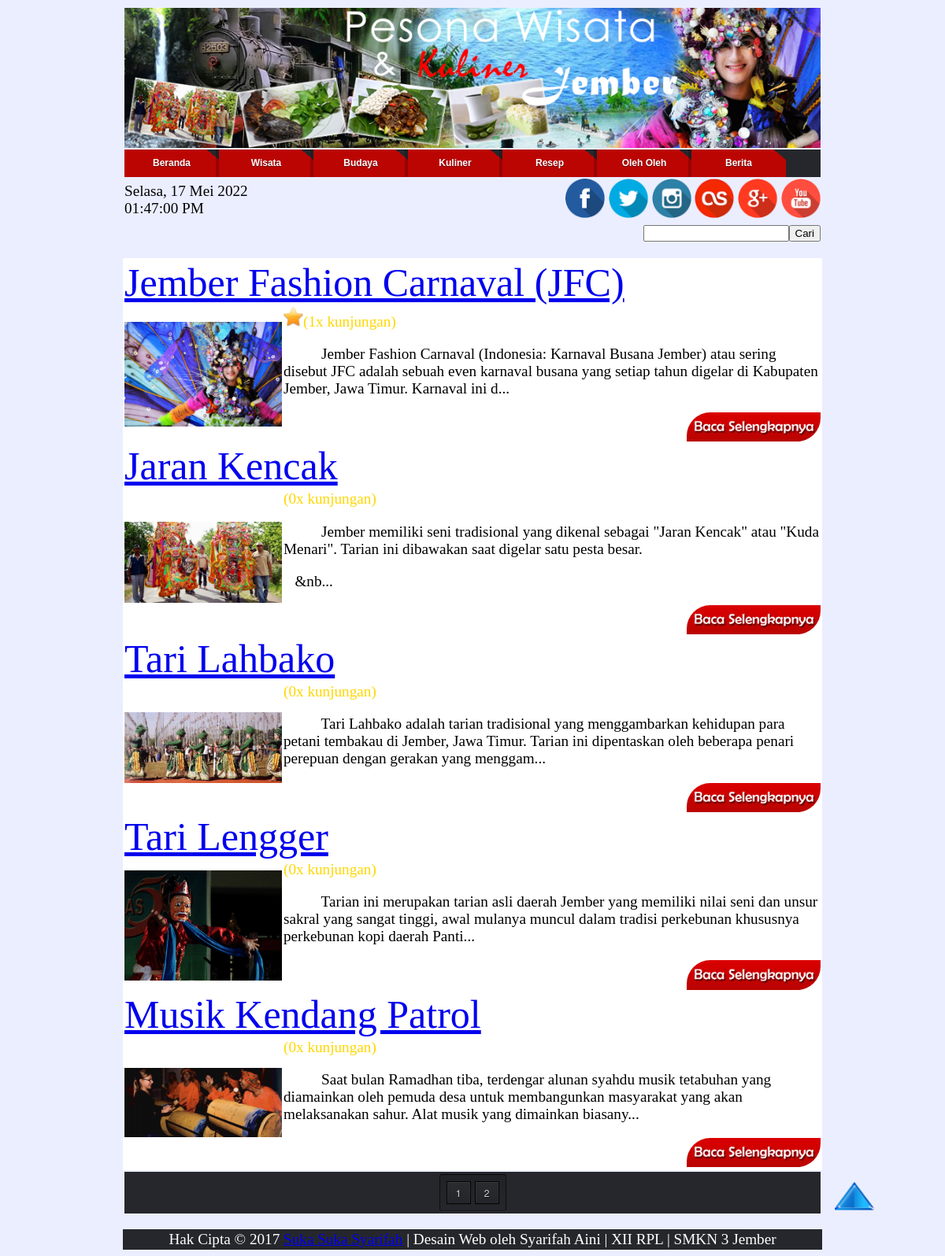
Screenshot of /budaya.php with the database file from the repository.
### tables this page shows
CREATE TABLE IF NOT EXISTS `berita` (
  `id_berita` int(11) NOT NULL AUTO_INCREMENT,
  `judul` varchar(40) NOT NULL,
  `tgl_buat` date DEFAULT NULL,
  `tgl_update` date NOT NULL,
  `gambar` varchar(100) NOT NULL,
  `isi` text NOT NULL,
  `kategori` varchar(15) NOT NULL,
  `kunjungan` int(11) NOT NULL,
  PRIMARY KEY (`id_berita`)
);

### budaya.php (the view, shortened to what this page needs)
<html>
<body>
<?php
include "admin/menu.php";
?>
<center>
<table border="0">
	<tr><td colspan="2" align="right"><form method="get" action="pencarianbudaya.php"><input type="text" name="cari_teks" value="<?php echo $_GET[cari_teks];?>"><input type="submit" name="cari" value="Cari" ></form></td></tr>
</table>
<table border="0" width="1000" bgcolor="white">
<?php
	$per_page = 5;
	$page_query = mysql_query("SELECT COUNT(*) FROM berita where kategori='budaya'");
	$pages = ceil(mysql_result($page_query, 0) / $per_page);
	$page = (isset($_GET['page'])) ? (int)$_GET['page'] : 1;
	$start = ($page - 1) * $per_page;
	$query="select id_berita,judul,tgl_buat,tgl_update,gambar,isi,kategori,kunjungan from berita where kategori='budaya' order by kunjungan DESC limit $start, $per_page";
	$sql=mysql_query($query);
	while($hasil=mysql_fetch_array($sql)){
		$id=$hasil['id_berita'];
		$judul=$hasil['judul'];
		$gambar=$hasil['gambar'];
		$isi=$hasil['isi'];
		$kunjungan=$hasil['kunjungan'];
		echo'<tr><td colspan="2"><div class="teks"><a href="isiberita.php?id='.$id.'" id="warna-tulisan">'.$judul.'</a></div></td></tr>
<tr><td width="200"><center><img src="images/'.$gambar.'" title="'.$gambar.'" alt="'.$gambar.'"></td><td>';
		include "kunjungan.php";
		echo substr($isi,0,250).'...<p align="right"><a href="isiberita.php?id='.$id.'"><img src="images/Baca Selengkapnya.jpg" class="mode7" height="25%" width="25%" alt="Baca Selengkapnya"></a></p></td></tr>';
	}
	echo'<tr><td colspan="2"></td></tr></table>';
?>
<table border="0"><tr><td>
<section class="container">
    <nav class="pagination">
<?php
		if($pages >= 1 && $page <= $pages){
			for($x=1; $x<=$pages; $x++){
				echo ($x == $page) ? '<a href="?page='.$x.'"><span>'.$x.'</span></a></b> ' : '<a href="?page='.$x.'">'.$x.'</a> ';
			}
		}
?>
    </nav>
    </section>
</td></tr>
</table>
    <?php
	include 'admin/footer.php';
	?>
</body>
</html>

### admin/menu.php (shortened to what this page needs)
<html><head><title>JEMBER</title>
</head>
<body>
<center>
<table border="0" width="1000">
<tr><td colspan="2"><img src="images/Header Pesona Wisata Kuliner Jember.png" id="up" class="main" width="1000" alt="Header Pesona Wisata Kuliner Jember"></td></tr>
<tr><td colspan="2">
<div class="container">
<ul id="tabs">
    <li><a href="index.php" title="Beranda">Beranda</a></li>
    <li><a href="wisata.php" title="Wisata">Wisata</a></li>
    <li><a href="budaya.php" title="Budaya">Budaya</a></li>
    <li><a href="kuliner.php" title="Kuliner">Kuliner</a></li>
    <li><a href="resep.php" title="Resep">Resep</a></li>
    <li><a href="oleholeh.php" title="Oleh-Oleh">Oleh&nbsp;Oleh</a></li>
    <li><a href="berita.php" title="Berita">Berita</a></li>
</ul>
</div>
</td></tr>
<tr><td align="left"><div id="clock"></div></td><td align="right">
<a href="https://facebook.com/syarifah.aini.pelajar.Indonesia" title="Facebook"><img src="images/Logo Facebook.png" height="50" alt="facebook"></a>
<a href="https://twitter.com/syarifah_aini98" title="Twitter"><img src="images/Logo Twitter.png" height="50" alt="twitter"></a>
<a href="https://www.instagram.com/genius_unlimited/" title="Instagram"><img src="images/Logo Instagram.png" height="50" alt="instagram"></a>
<a href="http://ask.fm/Syarifah_Aini98/" title="Ask.Fm"><img src="images/Logo AskFm.png" height="50" alt="askfm"></a>
<a href="https://plus.google.com/u/0/101810821203860060479" title="Google+"><img src="images/Logo Google.png" height="50" alt="google"></a>
<a href="https://www.youtube.com/channel/UCB_0Mt_f1lDRPR7ueWPnTMA" title="Youtube"><img src="images/Logo Youtube.png" height="50" alt="youtube"></a></td></tr>
</table>
</center>
<div style="position:fixed; bottom: 0px; right: 10px;width:130px;height:100px;"><a href="#up"><img border="0" src="images/Logo Ke Atas.png" title="Logo Ke Atas" alt="Logo Ke Atas" height="50" width="50" /></a></div>
</body>
</html>

### kunjungan.php
<?php
if($kunjungan==1){
			echo '<img src="images/Logo Bintang.png" height="25" width="25" alt="Logo Bintang">';
		}else if($kunjungan==2){
			echo '<img src="images/Logo Bintang.png" height="25" width="25" alt="Logo Bintang">
			<img src="images/Logo Bintang.png" height="25" width="25" alt="Logo Bintang">';
		}else if($kunjungan==3){
			echo '<img src="images/Logo Bintang.png" height="25" width="25" alt="Logo Bintang">
			<img src="images/Logo Bintang.png" height="25" width="25" alt="Logo Bintang">
			<img src="images/Logo Bintang.png" height="25" width="25" alt="Logo Bintang">';
		}else if($kunjungan==4){
			echo '<img src="images/Logo Bintang.png" height="25" width="25" alt="Logo Bintang">
			<img src="images/Logo Bintang.png" height="25" width="25" alt="Logo Bintang">
			<img src="images/Logo Bintang.png" height="25" width="25" alt="Logo Bintang">
			<img src="images/Logo Bintang.png" height="25" width="25" alt="Logo Bintang">';
		}else if($kunjungan>=5){
			echo '<img src="images/Logo Bintang.png" height="25" width="25" alt="Logo Bintang">
			<img src="images/Logo Bintang.png" height="25" width="25" alt="Logo Bintang">
			<img src="images/Logo Bintang.png" height="25" width="25" alt="Logo Bintang">
			<img src="images/Logo Bintang.png" height="25" width="25" alt="Logo Bintang">
			<img src="images/Logo Bintang.png" height="25" width="25" alt="Logo Bintang">';
		}
echo '<font color="gold">('.$kunjungan.'x kunjungan)</font>';
?>

### admin/footer.php
<br><center>
<table border="0" width="1000" bgcolor="#26272c">
<tr><td><center><font color="white">Hak Cipta &copy; 2017 <a href="http://syarifahaini1.blogspot.co.id/ " id="warna-tulisan">Suka Suka Syarifah</a> | Desain Web oleh Syarifah Aini | XII RPL | SMKN 3 Jember</font></center></td></tr>
</table>
</center>

### admin/menu.php (style rules this page uses)
body { font-family:Calibri; background-color:#ebeeff; }
#tabs { overflow: auto; width: 100%; list-style: none; margin: 0; padding: 0; }
#tabs li { margin: 0; padding: 0; float: left; }
#tabs a { -moz-box-shadow: -4px 0 0 rgba(0, 0, 0, .2); -webkit-box-shadow: -4px 0 0 rgba(0, 0, 0, .2); box-shadow: -4px 0 0 rgba(0, 0, 0, .2); background: #bb0503; background: -moz-linear-gradient(220deg, transparent 10px, #bb0503 10px); background: -webkit-linear-gradient(220deg, transparent 10px, #bb0503 10px); background: -ms-linear-gradient(220deg, transparent 10px, #bb0503 10px); background: -o-linear-gradient(220deg, transparent 10px, #bb0503 10px); background: linear-gradient(220deg, transparent 10px, #bb0503 10px); text-shadow: 0 1px 0 rgba(0,0,0,.5); color: #fff; float: left; font: bold 12px/35px 'Lucida sans', Arial, Helvetica; height: 35px; width:60; padding: 0 30px; text-decoration: none; }
.container { margin: 0px auto; width: auto; text-align: center; background-color:#26272c; }
.container .pagination { margin: 3px 0; }
.pagination { padding: 8px; background-clip: padding-box; border: 1px solid; border-color: #070809 #0d0e0f #131517; border-color: rgba(0, 0, 0, 0.8) rgba(0, 0, 0, 0.65) rgba(0, 0, 0, 0.5); border-radius: 3px; display: inline-block; vertical-align: baseline; zoom: 1; *display: inline; *vertical-align: auto; background-image: -webkit-linear-gradient(top, rgba(0, 0, 0, 0.12), rgba(0, 0, 0, 0)); background-image: -moz-linear-gradient(top, rgba(0, 0, 0, 0.12), rgba(0, 0, 0, 0)); background-image: -o-linear-gradient(top, rgba(0, 0, 0, 0.12), rgba(0, 0, 0, 0)); background-image: linear-gradient(to bottom, rgba(0, 0, 0, 0.12), rgba(0, 0, 0, 0)); -webkit-box-shadow: 0 1px rgba(255, 255, 255, 0.05); box-shadow: 0 1px rgba(255, 255, 255, 0.05); }
.pagination > a, .pagination > span { float: left; margin-left: 5px; padding: 0 6px; min-width: 17px; line-height: 27px; font-family: 'Helvetica Neue', Helvetica, Arial, sans-serif; font-size: 12px; font-weight: 500; color: #d4d4d4; text-align: center; text-decoration: none; border: 1px solid black; border-radius: 0px; }
.pagination :first-child { margin-left: 0; }
.pagination > a { text-decoration: none; text-shadow: 0 1px black; background-clip: padding-box; border-color: rgba(0, 0, 0, 0.9); background-image: -webkit-linear-gradient(top, rgba(255, 255, 255, 0.04), rgba(255, 255, 255, 0)); background-image: -moz-linear-gradient(top, rgba(255, 255, 255, 0.04), rgba(255, 255, 255, 0)); background-image: -o-linear-gradient(top, rgba(255, 255, 255, 0.04), rgba(255, 255, 255, 0)); background-image: linear-gradient(to bottom, rgba(255, 255, 255, 0.04), rgba(255, 255, 255, 0)); -webkit-box-shadow: inset 0 0 0 1px rgba(255, 255, 255, 0.04), inset 0 1px rgba(255, 255, 255, 0.04), inset 0 -1px rgba(0, 0, 0, 0.15), 0 1px 1px rgba(0, 0, 0, 0.1); box-shadow: inset 0 0 0 1px rgba(255, 255, 255, 0.04), inset 0 1px rgba(255, 255, 255, 0.04), inset 0 -1px rgba(0, 0, 0, 0.15), 0 1px 1px rgba(0, 0, 0, 0.1); -webkit-transition: 0.1s ease-out; -moz-transition: 0.1s ease-out; -o-transition: 0.1s ease-out; transition: 0.1s ease-out; }
#warna-tulisan { animation: 5s infinite gantiwarna linear; -webkit-animation: 5s infinite gantiwarna linear }
.mode7 { border-radius: 30px 0 30px 0; -moz-border-radius: 30px 0 30px 0; -webkit-border-radius: 30px 0 30px 0; -o-border-radius: 30px 0 30px 0; transition: all 0.5s; -moz-transition: all 0.5s; -webkit-transition: all 0.5s; -o-transition: all 0.5s; }
img { max-width:100% }
table { width: 75%; }
table tr { padding: .35em; }
table th, table td { padding: 0em; font-size:1.2em; }
table td img { text-align: center; }
.teks { font-family:Gabriola; font-size:50px; color:red; }

### rows the page displays
berita: judul "Jember Fashion Carnaval (JFC)", gambar (picture), kunjungan "1", isi "Jember Fashion Carnaval (Indonesia: Karnaval Busana Jember) atau sering disebut JFC adalah sebuah even karnaval busana yang setiap tahun digelar di Kabupaten Jember, Jawa Timur. Karnaval ini d"
berita: judul "Jaran Kencak", gambar (picture), kunjungan "0", isi "Jember memiliki seni tradisional yang dikenal sebagai \"Jaran Kencak\" atau \"Kuda Menari\". Tarian ini dibawakan saat digelar satu pesta besar. &nb"
berita: judul "Tari Lahbako", gambar (picture), kunjungan "0", isi "Tari Lahbako adalah tarian tradisional yang menggambarkan kehidupan para petani tembakau di Jember, Jawa Timur. Tarian ini dipentaskan oleh beberapa penari perepuan dengan gerakan yang menggam"
berita: judul "Tari Lengger", gambar (picture), kunjungan "0", isi "Tarian ini merupakan tarian asli daerah Jember yang memiliki nilai seni dan unsur sakral yang sangat tinggi, awal mulanya muncul dalam tradisi perkebunan khususnya perkebunan kopi daerah Panti"
berita: judul "Musik Kendang Patrol", gambar (picture), kunjungan "0", isi "Saat bulan Ramadhan tiba, terdengar alunan syahdu musik tetabuhan yang diamainkan oleh pemuda desa untuk membangunkan masyarakat yang akan melaksanakan sahur. Alat musik yang dimainkan biasany"
